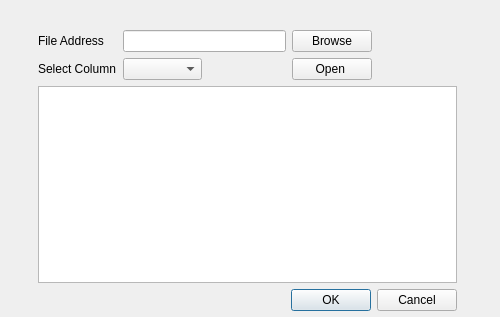
<?xml version="1.0" encoding="UTF-8"?>
<ui version="4.0">
 <class>list_file_open</class>
 <widget class="QDialog" name="list_file_open">
  <property name="geometry">
   <rect>
    <x>0</x>
    <y>0</y>
    <width>500</width>
    <height>317</height>
   </rect>
  </property>
  <property name="sizePolicy">
   <sizepolicy hsizetype="Fixed" vsizetype="Fixed">
    <horstretch>0</horstretch>
    <verstretch>0</verstretch>
   </sizepolicy>
  </property>
  <property name="windowTitle">
   <string>Dialog</string>
  </property>
  <widget class="QWidget" name="layoutWidget">
   <property name="geometry">
    <rect>
     <x>0</x>
     <y>30</y>
     <width>457</width>
     <height>281</height>
    </rect>
   </property>
   <layout class="QGridLayout" name="gridLayout">
    <item row="0" column="0">
     <spacer name="horizontalSpacer_4">
      <property name="orientation">
       <enum>Qt::Horizontal</enum>
      </property>
      <property name="sizeHint" stdset="0">
       <size>
        <width>28</width>
        <height>20</height>
       </size>
      </property>
     </spacer>
    </item>
    <item row="0" column="1">
     <widget class="QLabel" name="label">
      <property name="text">
       <string>File Address</string>
      </property>
     </widget>
    </item>
    <item row="0" column="2" colspan="2">
     <widget class="QLineEdit" name="file_address_line"/>
    </item>
    <item row="0" column="4">
     <widget class="QPushButton" name="browse_button">
      <property name="text">
       <string>Browse</string>
      </property>
     </widget>
    </item>
    <item row="0" column="5">
     <spacer name="horizontalSpacer_5">
      <property name="orientation">
       <enum>Qt::Horizontal</enum>
      </property>
      <property name="sizeHint" stdset="0">
       <size>
        <width>118</width>
        <height>20</height>
       </size>
      </property>
     </spacer>
    </item>
    <item row="1" column="0">
     <spacer name="horizontalSpacer_3">
      <property name="orientation">
       <enum>Qt::Horizontal</enum>
      </property>
      <property name="sizeHint" stdset="0">
       <size>
        <width>28</width>
        <height>20</height>
       </size>
      </property>
     </spacer>
    </item>
    <item row="1" column="1">
     <widget class="QLabel" name="label_2">
      <property name="text">
       <string>Select Column</string>
      </property>
     </widget>
    </item>
    <item row="1" column="2">
     <widget class="QComboBox" name="column_combo"/>
    </item>
    <item row="1" column="3">
     <spacer name="horizontalSpacer_6">
      <property name="orientation">
       <enum>Qt::Horizontal</enum>
      </property>
      <property name="sizeHint" stdset="0">
       <size>
        <width>58</width>
        <height>20</height>
       </size>
      </property>
     </spacer>
    </item>
    <item row="1" column="4">
     <widget class="QPushButton" name="open_button">
      <property name="text">
       <string>Open </string>
      </property>
     </widget>
    </item>
    <item row="1" column="5">
     <spacer name="horizontalSpacer_7">
      <property name="orientation">
       <enum>Qt::Horizontal</enum>
      </property>
      <property name="sizeHint" stdset="0">
       <size>
        <width>118</width>
        <height>20</height>
       </size>
      </property>
     </spacer>
    </item>
    <item row="2" column="0">
     <spacer name="horizontalSpacer">
      <property name="orientation">
       <enum>Qt::Horizontal</enum>
      </property>
      <property name="sizeHint" stdset="0">
       <size>
        <width>38</width>
        <height>20</height>
       </size>
      </property>
     </spacer>
    </item>
    <item row="2" column="1" colspan="5">
     <widget class="QTableWidget" name="list_table">
      <property name="sizePolicy">
       <sizepolicy hsizetype="Expanding" vsizetype="Expanding">
        <horstretch>22</horstretch>
        <verstretch>0</verstretch>
       </sizepolicy>
      </property>
     </widget>
    </item>
    <item row="3" column="1" colspan="5">
     <widget class="QDialogButtonBox" name="ok_cancel_button">
      <property name="orientation">
       <enum>Qt::Horizontal</enum>
      </property>
      <property name="standardButtons">
       <set>QDialogButtonBox::Cancel|QDialogButtonBox::Ok</set>
      </property>
     </widget>
    </item>
   </layout>
  </widget>
 </widget>
 <resources/>
 <connections>
  <connection>
   <sender>ok_cancel_button</sender>
   <signal>rejected()</signal>
   <receiver>list_file_open</receiver>
   <slot>reject()</slot>
   <hints>
    <hint type="sourcelabel">
     <x>316</x>
     <y>260</y>
    </hint>
    <hint type="destinationlabel">
     <x>286</x>
     <y>274</y>
    </hint>
   </hints>
  </connection>
  <connection>
   <sender>ok_cancel_button</sender>
   <signal>accepted()</signal>
   <receiver>list_file_open</receiver>
   <slot>accept()</slot>
   <hints>
    <hint type="sourcelabel">
     <x>248</x>
     <y>254</y>
    </hint>
    <hint type="destinationlabel">
     <x>157</x>
     <y>274</y>
    </hint>
   </hints>
  </connection>
 </connections>
</ui>
